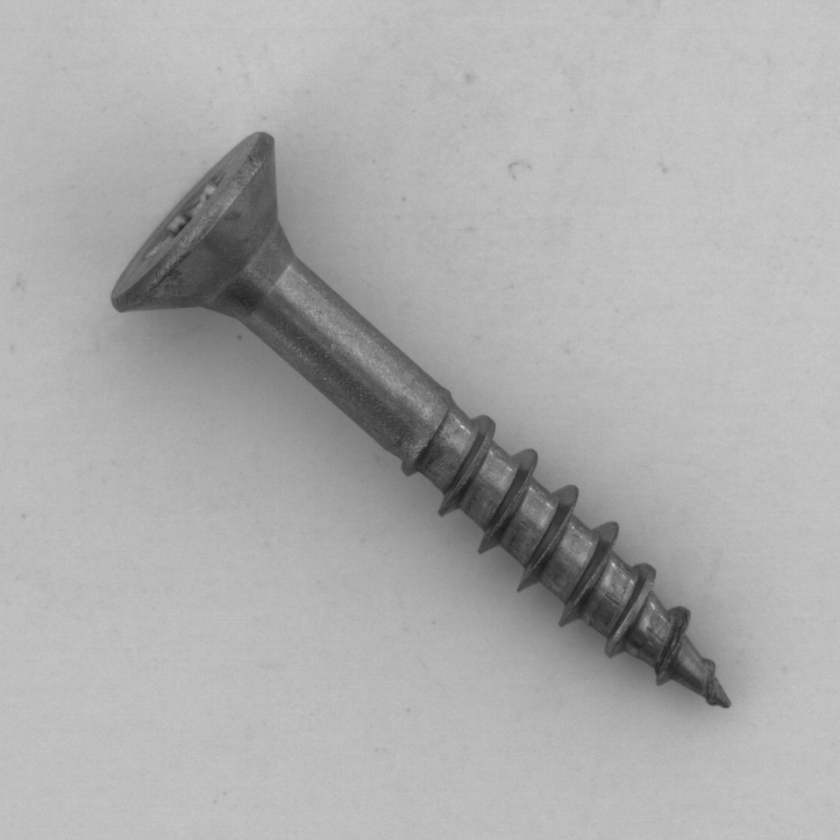
#> input picture sample_data/test/good/000.png, 840 x 840 px, shrunk from 1024 x 1024 before the run, given in place of the camera
$ python computer_vision.py
#> lines starting #> are read from the running program, lines starting #| are printed output that depends on the picture; after the words box and inside, x2 and y2 are one past the last pixel; in counts of white or black regions, pixels touching at a corner belong together
import cv2
import numpy as np

# ==========================================
# KONFIGURASI PARAMETER METROLOGI
# ==========================================
# 1. Kalibrasi Spasial (Dummy: 1 Pixel = 0.05 mm)
PIXEL_TO_MM_RATIO = 0.05

# 2. Spesifikasi Desain (CAD) & Guardbanding
TARGET_DIMENSION_MM = 10.00  # Target panjang part
TOLERANCE_CAD_MM = 0.5      # Toleransi resmi (±0.5 mm)
GUARDBAND_PERCENT = 0.20     # Reduksi toleransi 20% untuk safety

# Menghitung batas aktual software (Guardbanded)
ACTIVE_TOLERANCE = TOLERANCE_CAD_MM * (1.0 - GUARDBAND_PERCENT)
LOWER_LIMIT = TARGET_DIMENSION_MM - ACTIVE_TOLERANCE
UPPER_LIMIT = TARGET_DIMENSION_MM + ACTIVE_TOLERANCE

# ==========================================
# FUNGSI SUB-PIXEL EDGE DETECTION
# ==========================================
def calc_subpixel_offset(val_left, val_center, val_right):
    """Menghitung pergeseran desimal dengan interpolasi parabola."""
    # Konversi ke float untuk hindari overflow pada uint8
    vl, vc, vr = float(val_left), float(val_center), float(val_right)
    denominator = 2.0 * (vl - 2.0 * vc + vr)
    if denominator == 0:
        return 0.0
    return (vl - vr) / denominator

def refine_edge_1d(image_gray, rough_x, rough_y, axis='horizontal'):
    """Memperbaiki posisi edge kasar menggunakan Sobel gradient lokal."""
    h, w = image_gray.shape

    # Ambil ROI kecil (3 pixel) di sekitar tepi
    if axis == 'horizontal':
        if rough_x <= 0 or rough_x >= w - 1: return float(rough_x)
        # Hitung gradien horizontal sederhana (perbedaan intensitas)
        roi = image_gray[rough_y, rough_x-1 : rough_x+2]
        # Menggunakan intensitas langsung untuk aproksimasi puncak gradien tepi
        offset = calc_subpixel_offset(roi[0], roi[1], roi[2])
        return rough_x + offset

    elif axis == 'vertical':
        if rough_y <= 0 or rough_y >= h - 1: return float(rough_y)
        roi = image_gray[rough_y-1 : rough_y+2, rough_x]
        offset = calc_subpixel_offset(roi[0], roi[1], roi[2])
        return rough_y + offset

# ==========================================
# PIPELINE INSPEKSI
# ==========================================
def get_camera(cap_id=0):
#> in main, frame is the input picture: shape (840, 840, 3); min 30, max 219, mean 171.8
    cap = cv2.VideoCapture(cap_id, cv2.CAP_DSHOW)
    if not cap.isOpened():
        cap = cv2.VideoCapture(cap_id)
    if not cap.isOpened():
        raise RuntimeError("Kamera tidak ditemukan")
    return cap

def process_inspection(frame):
    result_frame = frame.copy()

    # 1. Preprocessing (Grayscale & Denoising)
    gray = cv2.cvtColor(frame, cv2.COLOR_BGR2GRAY)
    blurred = cv2.GaussianBlur(gray, (5, 5), 0)

    # 2. Ekstraksi Kontur Kasar
    edges = cv2.Canny(blurred, 40, 120)
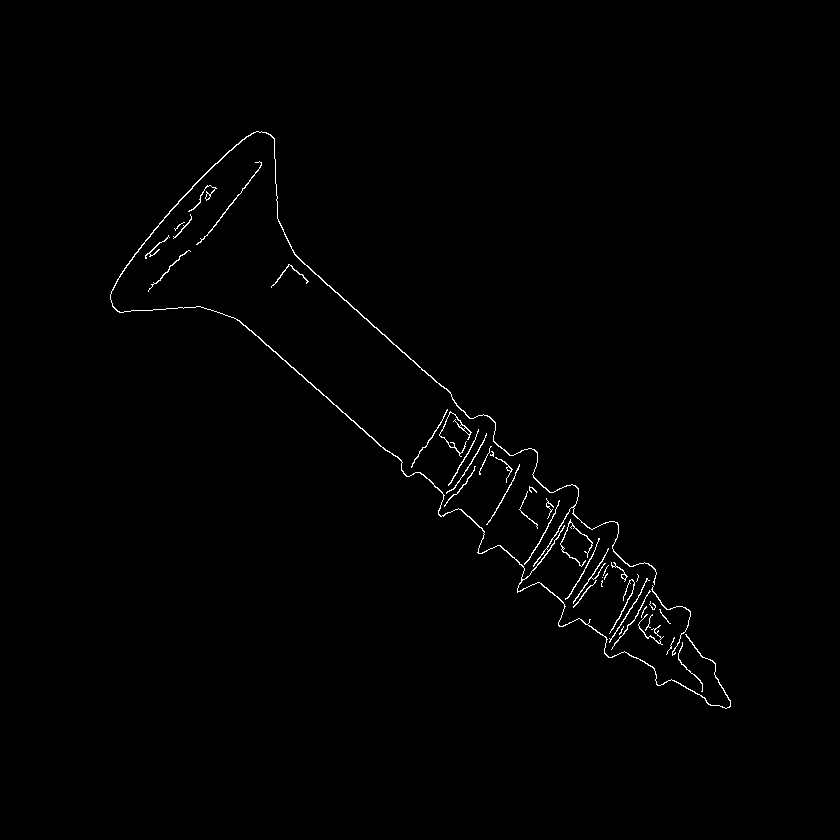
#> edges: shape (840, 840); 0.74% white in thin lines or dots, all inside (x1, y1, x2, y2) = (110, 131, 731, 709)
    contours, _ = cv2.findContours(edges, cv2.RETR_EXTERNAL, cv2.CHAIN_APPROX_SIMPLE)
#> contours = 23 contours, 12 with area under 20; largest, box (x1, y1, x2, y2) and area: (110, 131, 731, 709) 52302, (560, 519, 593, 567) 48, (573, 548, 609, 604) 36, (609, 578, 650, 643) 32, (611, 562, 628, 582) 32

    if contours:
        # Asumsi part yang diinspeksi adalah objek terbesar (misal: Spur Gear)
        largest_contour = max(contours, key=cv2.contourArea)
#> largest_contour = contour of 1133 points, box (x1, y1, x2, y2) (110, 131, 731, 709), area 52302

        if cv2.contourArea(largest_contour) > 1000:

            # --- PENGUKURAN BENDA BUNDAR (Sentroid & Enclosing Circle) ---

            # A. Mencari Titik Tengah Mutlak (Centroid) menggunakan Momen Spasial
            M = cv2.moments(largest_contour)
#> M = moments, m00 52302.5, centre m10/m00, m01/m00 = (336.5, 349.3)
            if M["m00"] != 0:
                cx = int(M["m10"] / M["m00"])
#> cx = 336
                cy = int(M["m01"] / M["m00"])
#> cy = 349
            else:
                cx, cy = 0, 0

            # B. Mencari Radius Pembungkus (Minimum Enclosing Circle)
            (circle_x, circle_y), radius_px = cv2.minEnclosingCircle(largest_contour)
#> circle_x = 451.9; circle_y = 451.6; radius_px = 376.9

            # (Opsional Tingkat Lanjut) Jika ingin radius Rata-rata dari Sentroid:
            # radius_px = np.mean([np.sqrt((pt[0][0] - cx)**2 + (pt[0][1] - cy)**2) for pt in largest_contour])

            # 4. Konversi Diameter ke Metrik & Logika Keputusan (Guardbanding)
            diameter_px = radius_px * 2
#> diameter_px = 753.7
            measured_mm = diameter_px * PIXEL_TO_MM_RATIO
#> measured_mm = 37.69

            # Klasifikasi OK/NG (Berdasarkan Diameter, bukan Lebar Kotak)
            if LOWER_LIMIT <= measured_mm <= UPPER_LIMIT:
                status = "OK"
                color = (0, 255, 0)  # Hijau
            else:
                status = "NG (Not Good)"
                color = (0, 0, 255)  # Merah

            # 5. Visualisasi UI
            # Gambar Sentroid (Titik Tengah)
            cv2.circle(result_frame, (cx, cy), 3, (0, 255, 255), -1)
#> result_frame: shape (840, 840, 3); under 0.01% of pixels changed, all inside (x1, y1, x2, y2) = (333, 346, 340, 353)

            # Gambar Lingkaran Pengukur
            cv2.circle(result_frame, (int(circle_x), int(circle_y)), int(radius_px), color, 2)

            # Teks Hasil Ukur di dekat objek
            cv2.putText(result_frame, f"Px Dia: {diameter_px:.2f} px", (cx - 60, cy - int(radius_px) - 25),
                        cv2.FONT_HERSHEY_SIMPLEX, 0.6, (255, 255, 255), 2)
            cv2.putText(result_frame, f"Dia: {measured_mm:.3f} mm", (cx - 60, cy - int(radius_px) - 5),
                        cv2.FONT_HERSHEY_SIMPLEX, 0.7, color, 2)

            # Status OK/NG
            cv2.putText(result_frame, f"STATUS: {status}", (10, result_frame.shape[0] - 20),
                        cv2.FONT_HERSHEY_SIMPLEX, 0.8, color, 2)

    if contours:
        # Asumsi part yang diinspeksi adalah objek terbesar
        largest_contour = max(contours, key=cv2.contourArea)

        if cv2.contourArea(largest_contour) > 1000:
            # Dapatkan Bounding Box kasar (integer)
            x, y, w_box, h_box = cv2.boundingRect(largest_contour)
#> x = 110; y = 131; w_box = 621; h_box = 578

            # 3. Sub-Pixel Refinement (Mencari dimensi lebar presisi)
            # Kita pindai titik tengah sisi kiri dan kanan bounding box
            mid_y = y + (h_box // 2)
#> mid_y = 420
            precise_x_left = refine_edge_1d(gray, x, mid_y, axis='horizontal')
#> in refine_edge_1d, `roi = image_gray[rough_y, rough_x-1 : rough_x+2]`: roi = [174, 174, 176]
#> in calc_subpixel_offset, `vl, vc, vr = float(val_left), float(val_center), float(val_right)`: vl = 174; vr = 176
#> in calc_subpixel_offset, `denominator = 2.0 * (vl - 2.0 * vc + vr)`: denominator = 4
#> in refine_edge_1d, `offset = calc_subpixel_offset(roi[0], roi[1], roi[2])`: offset = -0.5
#> precise_x_left = 109.5
            precise_x_right = refine_edge_1d(gray, x + w_box, mid_y, axis='horizontal')
#> precise_x_right = 730.5

            precise_width_px = precise_x_right - precise_x_left
#> precise_width_px = 621

            # 4. Konversi ke Metrik & Logika Keputusan (Guardbanding)
            measured_mm = precise_width_px * PIXEL_TO_MM_RATIO
#> measured_mm = 31.05

            # Klasifikasi OK/NG
            if LOWER_LIMIT <= measured_mm <= UPPER_LIMIT:
                status = "OK"
                color = (0, 255, 0)  # Hijau
            else:
                status = "NG (Not Good)"
                color = (0, 0, 255)  # Merah

            # 5. Visualisasi UI
            # Gambar bounding box kasar
            cv2.rectangle(result_frame, (x, y), (x + w_box, y + h_box), (255, 255, 0), 1)

            # Teks Hasil Ukur
            cv2.putText(result_frame, f"Px Width: {precise_width_px:.2f} px", (x, y - 40),
                        cv2.FONT_HERSHEY_SIMPLEX, 0.6, (255, 255, 255), 2)
            cv2.putText(result_frame, f"Measured: {measured_mm:.3f} mm", (x, y - 20),
                        cv2.FONT_HERSHEY_SIMPLEX, 0.7, color, 2)

            # Status OK/NG
            cv2.putText(result_frame, f"STATUS: {status}", (x, y + h_box + 30),
                        cv2.FONT_HERSHEY_SIMPLEX, 0.8, color, 2)

    # Tambahkan overlay parameter di pojok layar
    cv2.putText(result_frame, f"Target: {TARGET_DIMENSION_MM}mm | Active Tol: +/- {ACTIVE_TOLERANCE:.3f}mm",
                (10, 30), cv2.FONT_HERSHEY_SIMPLEX, 0.6, (0, 255, 255), 2)
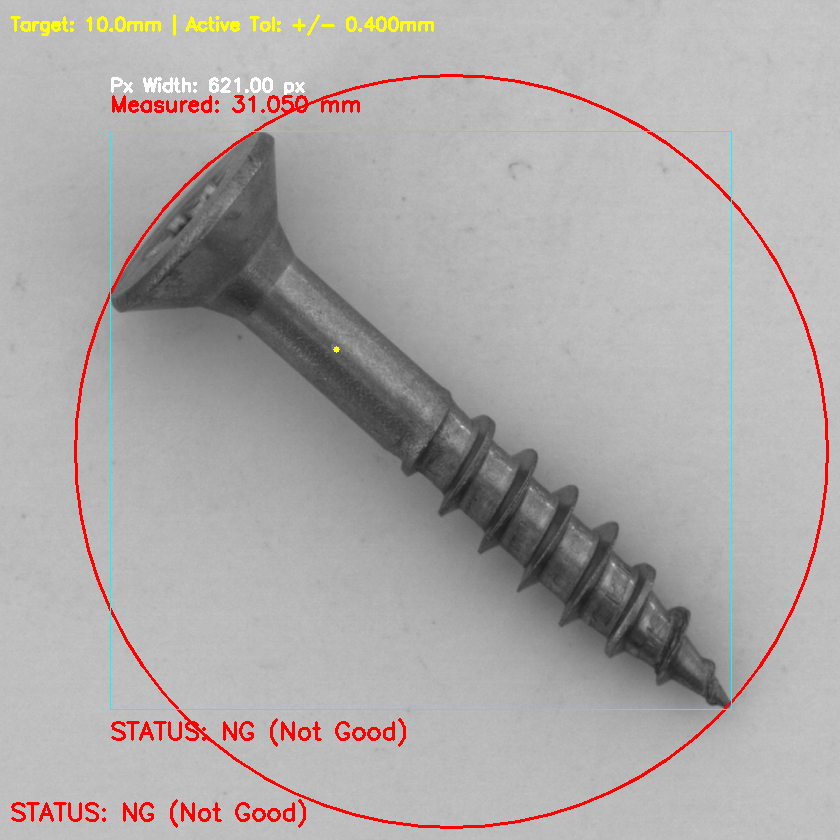
#> result_frame: shape (840, 840, 3); mean B, G, R 168.1, 169.1, 172.8

    return edges, result_frame

def main():
    print("Memulai Inspeksi Visi Komputer. Tekan 'q' untuk keluar.")
    cap = get_camera(cap_id=1) # Ganti 1 jika pakai USB camera

    while True:
        ret, frame = cap.read()
        if not ret:
            break

        edges, result = process_inspection(frame)

        cv2.imshow("Kamera Inspeksi Aktual", result)
        cv2.imshow("Deteksi Tepi Biner", edges)

        if cv2.waitKey(1) & 0xFF == ord('q'):
#> (key q is pressed here)
            break

    cap.release()
    cv2.destroyAllWindows()

if __name__ == "__main__":
    main()

$ run again, on sample_data/test/good/001.png
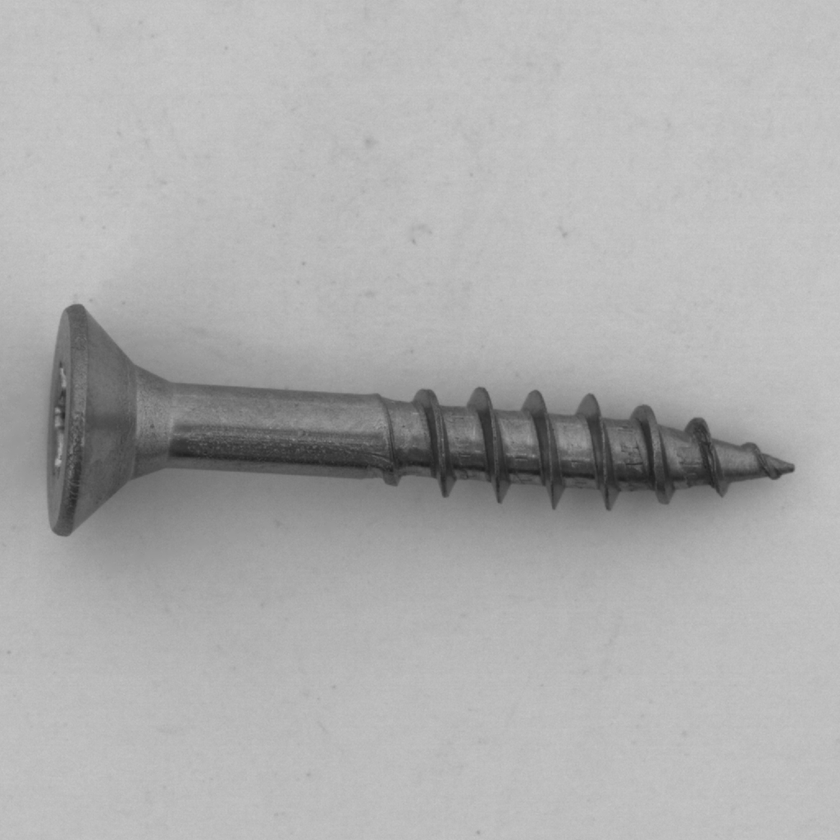
#> input picture sample_data/test/good/001.png, 840 x 840 px, shrunk from 1024 x 1024 before the run, given in place of the camera
#> in main, frame is the input picture: shape (840, 840, 3); min 30, max 203, mean 173.3
#> in process_inspection, `edges = cv2.Canny(blurred, 40, 120)`:
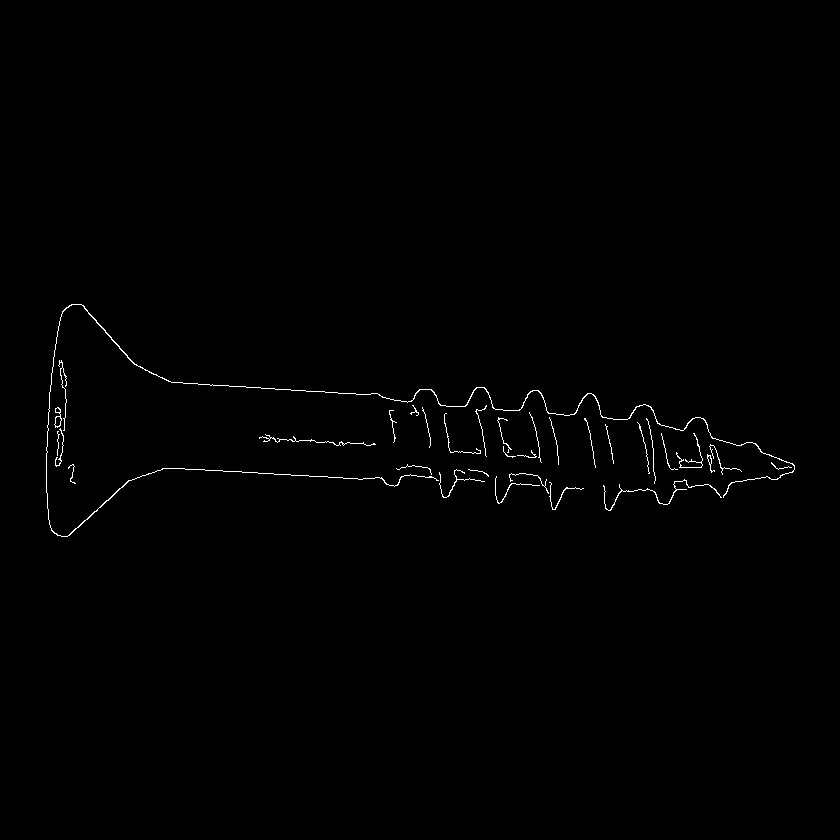
#> edges: shape (840, 840); 0.55% white in thin lines or dots, all inside (x1, y1, x2, y2) = (46, 304, 795, 537)
#> contours = 33 contours, 28 with area under 20; largest, box (x1, y1, x2, y2) and area: (46, 304, 795, 537) 278, (54, 407, 62, 428) 78, (603, 479, 722, 511) 44, (707, 454, 715, 473) 28, (259, 434, 376, 446) 24
#> largest_contour = contour of 1078 points, box (x1, y1, x2, y2) (46, 304, 795, 537), area 278
#> in process_inspection, `cv2.putText(result_frame, f"Target: {TARGET_DIMENSION_MM}mm | Active T..`:
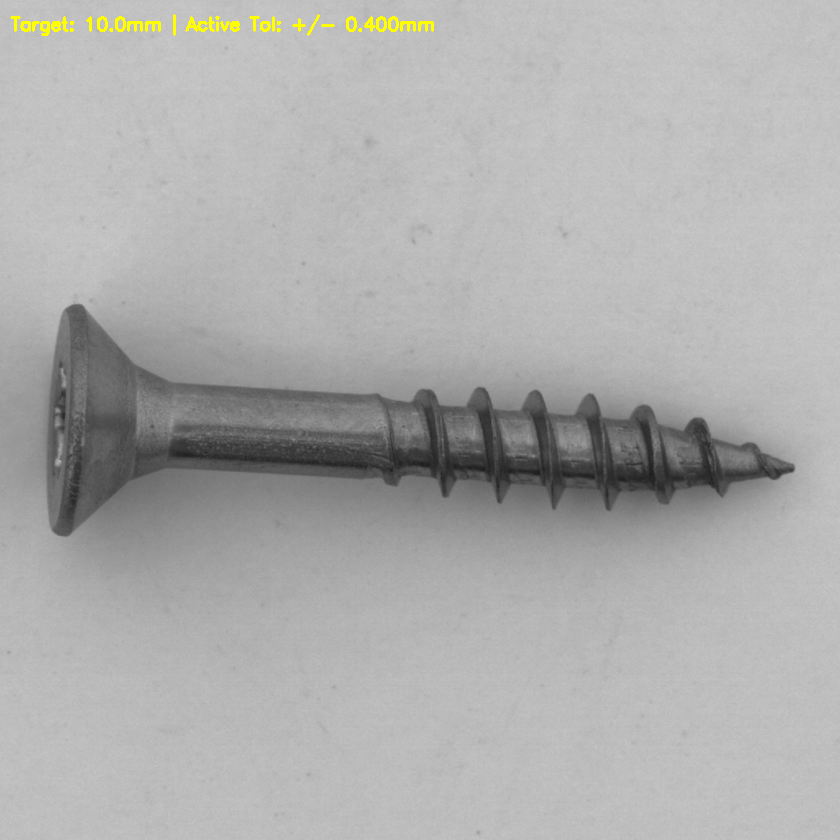
#> result_frame: shape (840, 840, 3); 0.35% of pixels changed, all inside (x1, y1, x2, y2) = (10, 14, 434, 36)

$ run again, on sample_data/test/good/002.png
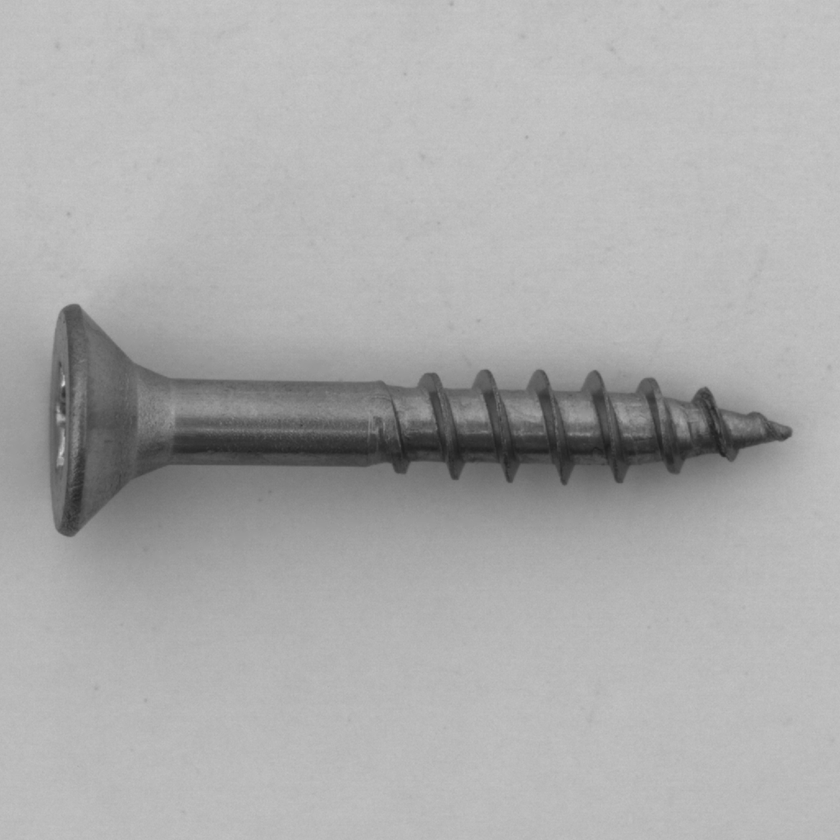
#> input picture sample_data/test/good/002.png, 840 x 840 px, shrunk from 1024 x 1024 before the run, given in place of the camera
#> in main, frame is the input picture: shape (840, 840, 3); min 29, max 214, mean 171.6
#> in process_inspection, `edges = cv2.Canny(blurred, 40, 120)`:
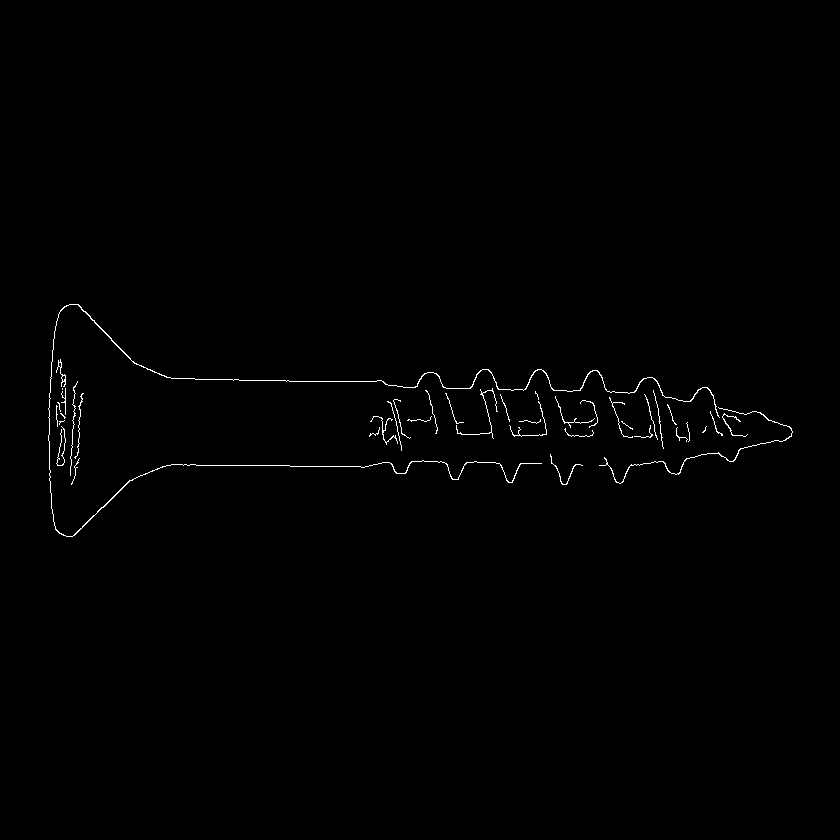
#> edges: shape (840, 840); 0.56% white in thin lines or dots, all inside (x1, y1, x2, y2) = (48, 304, 793, 537)
#> contours = 40 contours, 37 with area under 20; largest, box (x1, y1, x2, y2) and area: (48, 304, 720, 537) 280, (599, 407, 793, 484) 61, (56, 359, 66, 387) 41
#> largest_contour = contour of 999 points, box (x1, y1, x2, y2) (48, 304, 720, 537), area 280
#> in process_inspection, `cv2.putText(result_frame, f"Target: {TARGET_DIMENSION_MM}mm | Active T..`:
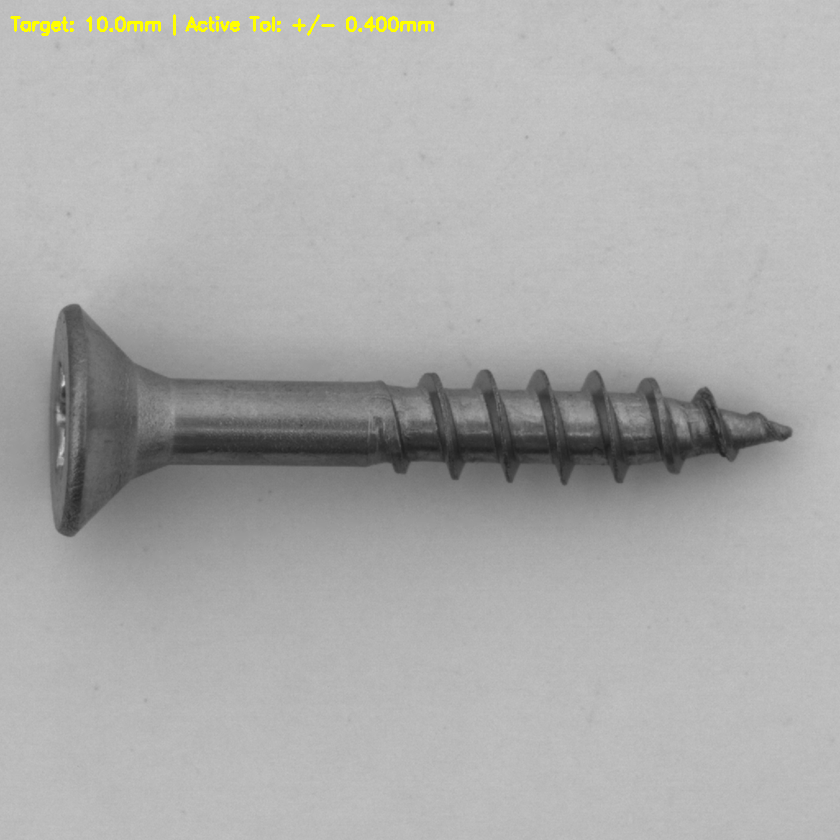
#> result_frame: shape (840, 840, 3); 0.35% of pixels changed, all inside (x1, y1, x2, y2) = (10, 14, 434, 36)
